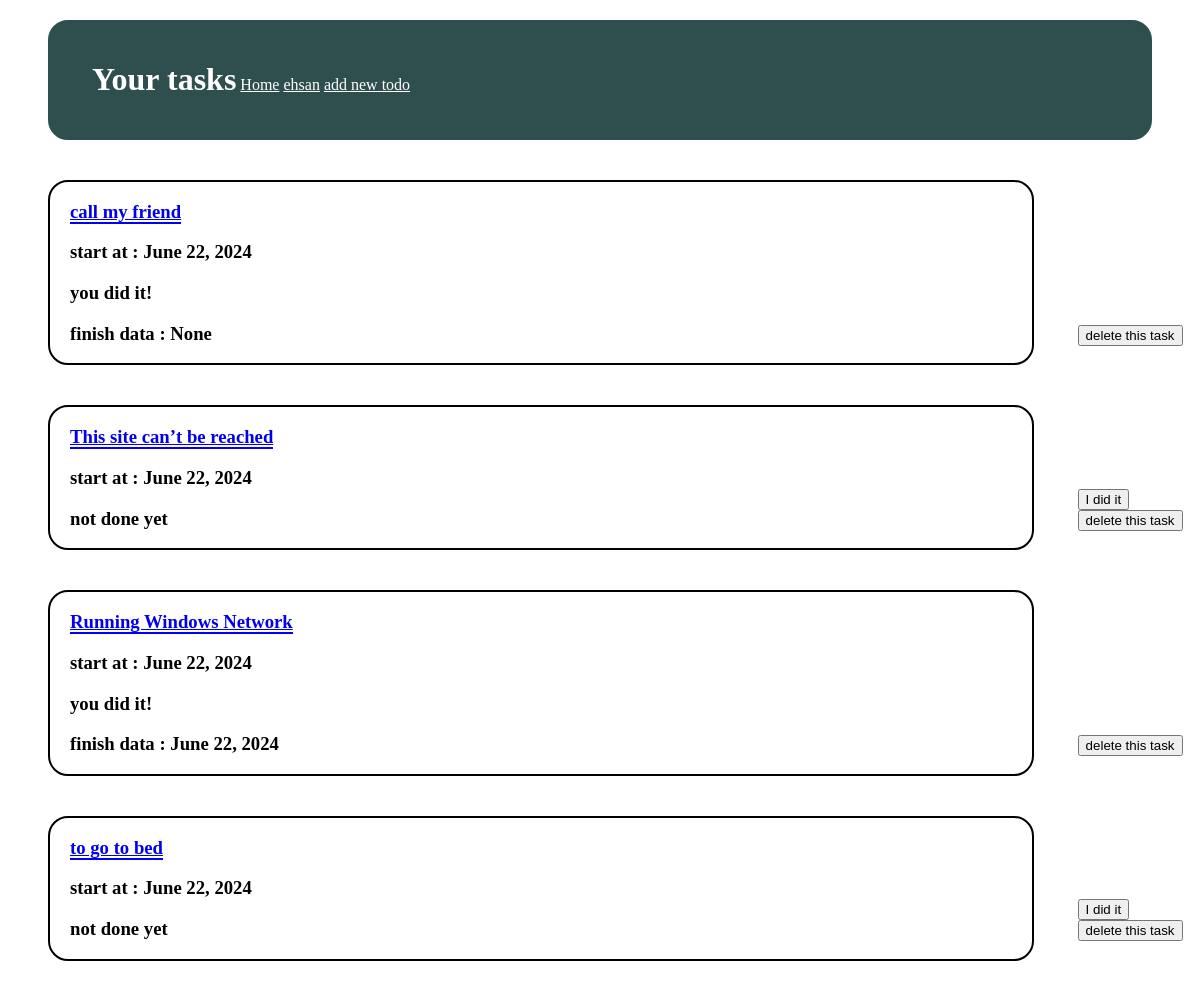
The app's page /todos/ (signed in), older data.
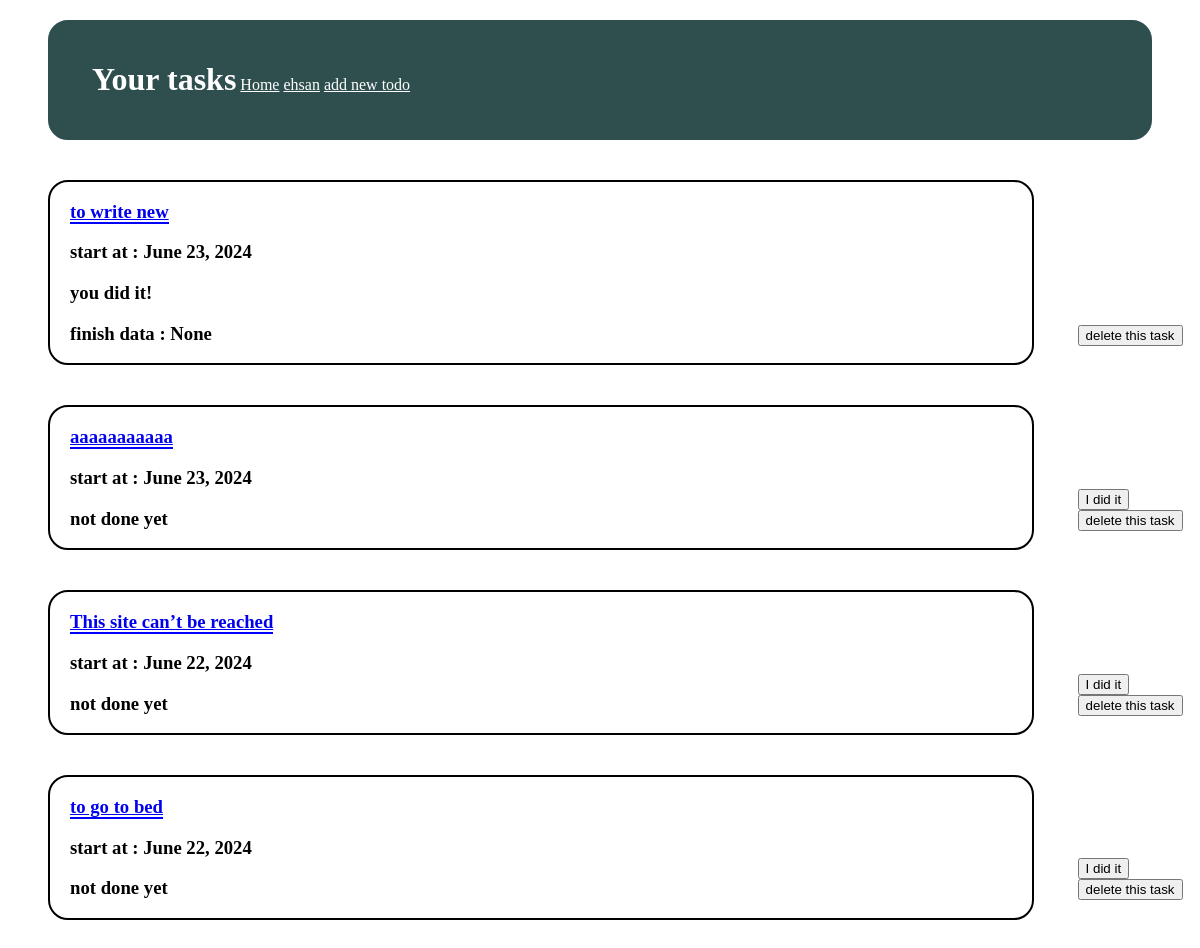
The same page, newer data.
### todos/models.py (models this page shows, shortened)
class Task(models.Model):
    user = models.ForeignKey(User, on_delete=models.CASCADE)
    title = models.CharField(max_length=100)
    description = models.TextField()
    done = models.BooleanField(default=False)
    start_date = models.DateField(default=now)
    end_date = models.DateField(null=True, blank=True)
    class Meta:
        db_table = 'Task'
        verbose_name = 'Task'
        verbose_name_plural = 'Tasks'

### todos/views.py (the view)
# urls.py: path('todos/', TodoListView.as_view(), name='todos'),
class TodoListView(View):
    http_method_names = ['get', 'post']
    template_name = 'todos_list.html'
    def get(self, request):
        if not request.user.is_authenticated:
            return redirect('todo_user:login')
        todos_list = []
        user = request.user
        todos = Task.objects.filter(user=user).order_by('-start_date')
        for todo in todos:
            todos_list.append({
                'id': todo.id,
                'title': todo.title,
                'description': todo.description,
                'done': todo.done,
                'start_date': todo.start_date,
                'end_date': todo.end_date,
            })
        return render(request, self.template_name, {'todo_list': todos_list})

### todos/templates/todos_list.html (shortened to what this page needs)
{% load static %}
<!DOCTYPE html>
<html lang="en">
<head>
    <link rel="stylesheet" href="{% static 'todos.css' %}">
</head>
<body>
<div class="head_container">
    <ul class="head_list">
        <li class="head_element"><h1>Your tasks</h1></li>
        <li class="head_element"><a href="{% url 'todos:index' %}">Home</a></li>
        <li class="head_element"><a href="{% url 'todo_user:profile' %}">{{ user.username }}</a></li>
        <li class="head_element"><a href="{% url 'todos:add_todo' %}">add new todo</a></li>
    </ul>
</div>
{% for todo in todo_list %}
    <div style="width: 90%; display: inline-block">
        <div class="todo_container">
            <h3><a class="todo_title" href="{% url 'todos:todo_detail' todo.id %}">{{ todo.title }}</a></h3>
            <h3>start at : {{ todo.start_date }}</h3>
            {% if todo.done %}
                <h3>you did it!</h3>
                <h3>finish data : {{ todo.end_date }}</h3>
            {% else %}
                <h3>not done yet</h3>
            {% endif %}
        </div>
    </div>
    <div style="display: inline-block">
        {% if not todo.done %}
            <form method="post" action="{% url 'todos:did_it' %}">
                <input type="submit" value="I did it">
            </form>
        {% endif %}
        <form action="{% url 'todos:delete_todo' %}" method="post">
            <input type="submit" value="delete this task">
        </form>
    </div>
{% endfor %}
</body>
</html>

### todos/static/todos.css (style rules this page uses)
* { box-sizing: border-box; }
.head_container { border: 4px solid darkslategray; border-radius: 20px; margin: 20px 40px 20px 40px; background-color: darkslategray; }
.head_list { align-content: center }
.head_element { display: inline-block; color: white; }
.head_element>a { color: white; }
.todo_container { border: 2px solid black; border-radius: 20px; margin: 20px 40px 20px 40px; padding-left: 20px }
.todo_title { border-bottom: 2px solid blue; }

Row changes from the older to the newer data that the page shows:
removed Task: title "call my friend", start_date "June 22, 2024"
removed Task: title "Running Windows Network", start_date "June 22, 2024", end_date "June 22, 2024"
added Task: title "to write new", start_date "June 23, 2024"
added Task: title "aaaaaaaaaaa", start_date "June 23, 2024"
Text that changed along with them:
new list line: "start at : you did it! finish data : None delete this task"
new list line: "start at : not done yet I did it delete this task"
list line gone: "start at : you did it! finish data : None delete this task"
list line gone: "start at : you did it! finish data : delete this task"
